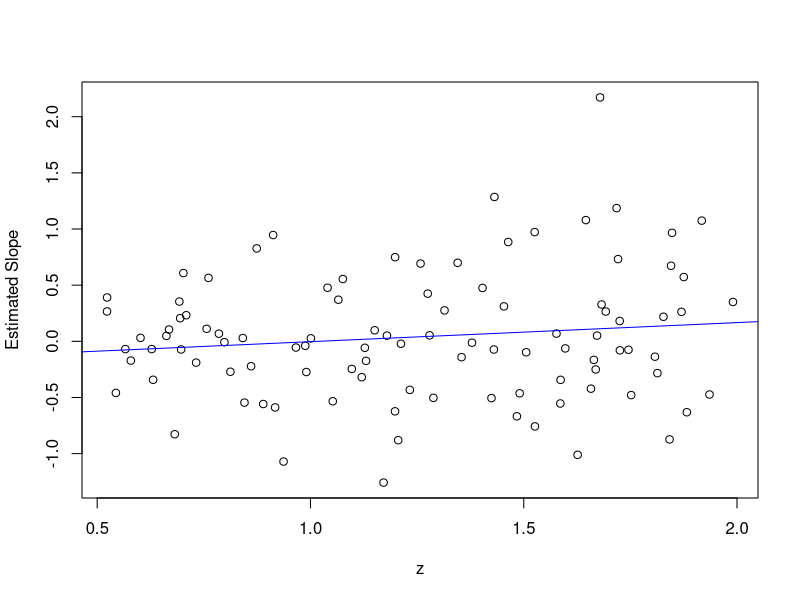
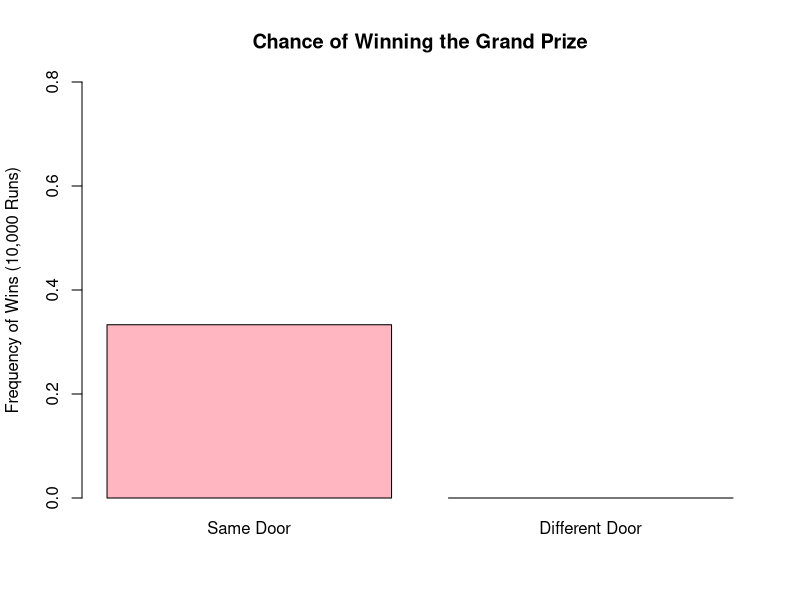

Source code (R) for these figures, in order: (Note: this script raises an error after producing the figures.)
setwd('C:\\Users\\migma\\OneDrive\\Desktop\\Evolution\\Tasks\\Task_10')
x <- rnorm(n = 100, mean = 0, sd = 2)
y <- x * 5 + 2 + runif(100, min = 0, max = 0.1)
model <- lm(y ~ x)
summary(model)
slope <- vector("numeric", 100)
intercept <- vector("numeric", 100)
z <- vector("numeric", 100)
for (i in 1:100){
  x <- rnorm(n = 100, mean = 0, sd =2)
  z[i] <- runif(1, min = 0.5, max = 2)
  y < - x * 5 * z[i] + 2 + runif(100, min = 0, max = 0.1)
  model <- lm(y ~x)
  slope[i] <- coef(model)[2] * z[i]
  intercept[i] <- coef(model)[1] * z[i] + 2
}
plot(z, slope, xlab = "z", ylab = "Estimated Slope")
abline(lm(slope ~ z), col = "blue")
n <- 10000
prize <- sample(c("1", "2", "3"), size = n, replace = TRUE)
opened_door <- ifelse(prize=="1", sample(c("2","3"), size = n, replace = TRUE), ifelse(prize == "2", "3", "2"))
closed_door <- sum(prize == "1")/n  
same_door <- sum(prize == "1")/n
diff_door <- sum(prize == closed_door)/n
win_frequency <- c(same_door, diff_door)
barplot(win_frequency, names.arg = c("Same Door", "Different Door"), ylab = "Frequency of Wins (10,000 Runs)", ylim = c(0, 0.8), main = "Chance of Winning the Grand Prize", col = "lightpink")
u <- "C:/Users/migma/OneDrive/Pictures/Screenshots/Screenshot (280).png"
meme(u, "", "When the kiwi fruit has an egg", size = 1)

